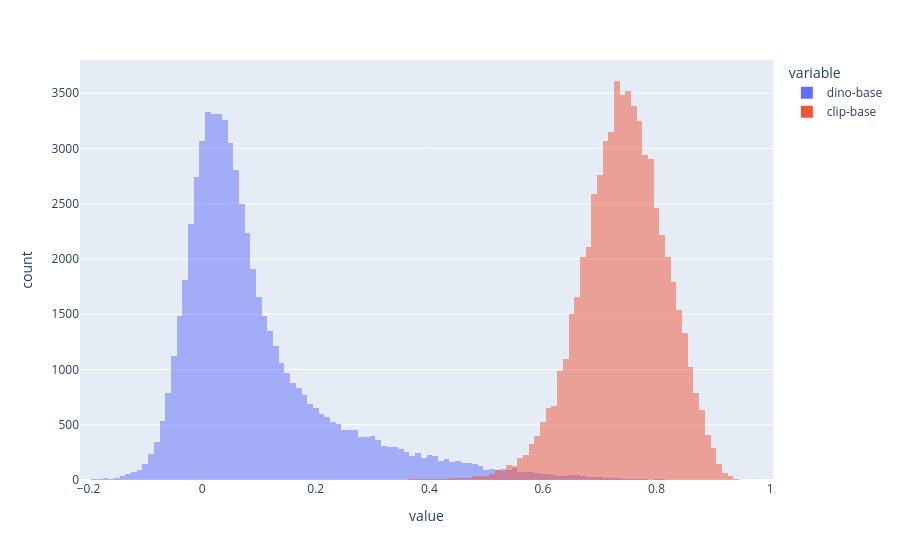

Notebook source saved alongside this figure:
### Code cell
px.histogram({'dino-base': simmat_dino_b.view(-1)[random_idcs].cpu(),
              'clip-base': simmat_clip_b.view(-1)[random_idcs].cpu().float()},
            barmode='overlay')

### Figure 1 — Plotly figure (JSON) as saved in the notebook; plotly's stock layout.template omitted (floating-point values rounded to 4 significant figures; data arrays with more than 128 entries replaced by an {"elided": "..."} marker saying what was removed)
{"data": [{"bingroup": "x", "hovertemplate": "variable=dino-base<br>value=%{x}<br>count=%{y}<extra></extra>", "legendgroup": "dino-base", "marker": {"color": "#636efa", "opacity": 0.5, "pattern": {"shape": ""}}, "name": "dino-base", "orientation": "v", "showlegend": true, "type": "histogram", "x": {"elided": "62490 float values"}, "xaxis": "x", "yaxis": "y"}, {"bingroup": "x", "hovertemplate": "variable=clip-base<br>value=%{x}<br>count=%{y}<extra></extra>", "legendgroup": "clip-base", "marker": {"color": "#EF553B", "opacity": 0.5, "pattern": {"shape": ""}}, "name": "clip-base", "orientation": "v", "showlegend": true, "type": "histogram", "x": {"elided": "62490 float values"}, "xaxis": "x", "yaxis": "y"}], "layout": {"barmode": "overlay", "legend": {"title": {"text": "variable"}, "tracegroupgap": 0}, "margin": {"t": 60}, "xaxis": {"anchor": "y", "domain": [0, 1], "title": {"text": "value"}}, "yaxis": {"anchor": "x", "domain": [0, 1], "title": {"text": "count"}}}}
